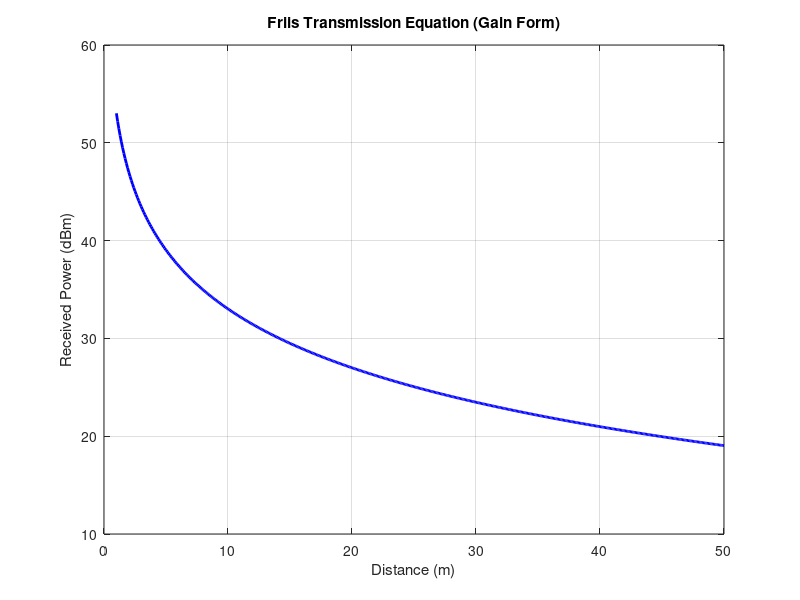
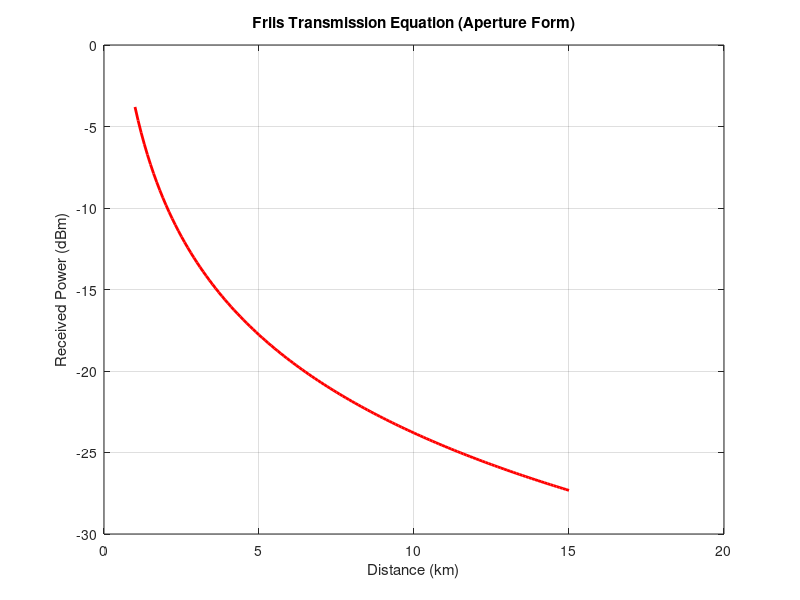

These charts were generated, in order, by the following MATLAB code:
clc; clear; close all;

%% EXPERIMENT 1: FRIIS TRANSMISSION EQUATION (GAIN FORM)
Pt=100; Gt=25; Gr=20; f=3e9; c=3e8;
R=1:0.1:50; L=c/f;

Pr=Pt*10^(Gt/10)*10^(Gr/10).*(L./(4*pi*R)).^2;
P=Pr(end); dBm=10*log10(P*1000);

fprintf('=== EXPERIMENT 1 ===\n');
fprintf('Received Power = %.6f W\n',P);
fprintf('Received Power = %.4f dBm\n\n',dBm);

figure(1);
plot(R,10*log10(Pr*1000),'b','LineWidth',2);
grid on; xlabel('Distance (m)');
ylabel('Received Power (dBm)');
title('Friis Transmission Equation (Gain Form)');

%% EXPERIMENT 2: FRIIS TRANSMISSION EQUATION (APERTURE FORM)
Pt=15; Aet=0.2; Aer=0.5;
f=5e9; c=3e8; L=c/f;
R=1:0.1:15;

Pr=Pt*Aet*Aer./(L^2*(R*1000).^2);
P=Pr(end); dBm=10*log10(P*1000);

fprintf('=== EXPERIMENT 2 ===\n');
fprintf('Received Power at 15 km = %.4f microW\n',P*1e6);
fprintf('Received Power at 15 km = %.4f dBm\n',dBm);

figure(2);
plot(R,10*log10(Pr*1000),'r','LineWidth',2);
grid on; xlabel('Distance (km)');
ylabel('Received Power (dBm)');
title('Friis Transmission Equation (Aperture Form)');
